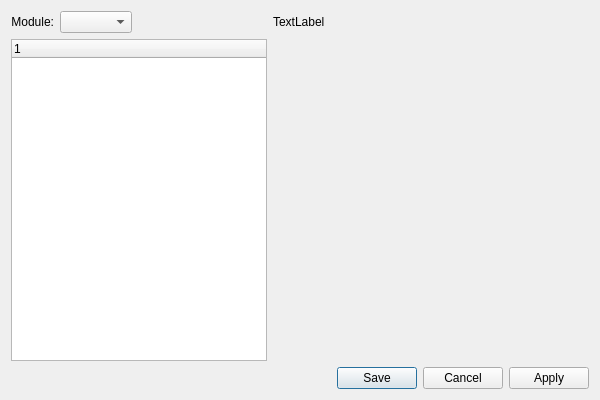
<?xml version="1.0" encoding="UTF-8"?>
<ui version="4.0">
 <class>setup</class>
 <widget class="QDialog" name="setup">
  <property name="geometry">
   <rect>
    <x>0</x>
    <y>0</y>
    <width>600</width>
    <height>400</height>
   </rect>
  </property>
  <property name="windowTitle">
   <string>Setup</string>
  </property>
  <layout class="QGridLayout" name="gridLayout_2">
   <item row="0" column="0">
    <layout class="QGridLayout" name="gridLayout">
     <item row="0" column="0">
      <layout class="QHBoxLayout" name="horizontalLayout">
       <item>
        <widget class="QLabel" name="_modulesLit">
         <property name="text">
          <string>Module:</string>
         </property>
         <property name="alignment">
          <set>Qt::AlignRight|Qt::AlignTrailing|Qt::AlignVCenter</set>
         </property>
        </widget>
       </item>
       <item>
        <widget class="QComboBox" name="_modules"/>
       </item>
       <item>
        <spacer name="horizontalSpacer">
         <property name="orientation">
          <enum>Qt::Horizontal</enum>
         </property>
         <property name="sizeHint" stdset="0">
          <size>
           <width>0</width>
           <height>20</height>
          </size>
         </property>
        </spacer>
       </item>
      </layout>
     </item>
     <item row="1" column="0">
      <widget class="XTreeWidget" name="_tree">
       <property name="sizePolicy">
        <sizepolicy hsizetype="Preferred" vsizetype="Expanding">
         <horstretch>0</horstretch>
         <verstretch>0</verstretch>
        </sizepolicy>
       </property>
       <property name="alternatingRowColors">
        <bool>false</bool>
       </property>
      </widget>
     </item>
     <item row="0" column="1">
      <widget class="QLabel" name="_stackLit">
       <property name="text">
        <string>TextLabel</string>
       </property>
      </widget>
     </item>
     <item row="1" column="1">
      <widget class="QStackedWidget" name="_stack">
       <property name="sizePolicy">
        <sizepolicy hsizetype="Preferred" vsizetype="Preferred">
         <horstretch>1</horstretch>
         <verstretch>0</verstretch>
        </sizepolicy>
       </property>
       <widget class="QWidget" name="page"/>
       <widget class="QWidget" name="page_2"/>
      </widget>
     </item>
    </layout>
   </item>
   <item row="1" column="0">
    <widget class="QDialogButtonBox" name="_buttonBox">
     <property name="orientation">
      <enum>Qt::Horizontal</enum>
     </property>
     <property name="standardButtons">
      <set>QDialogButtonBox::Apply|QDialogButtonBox::Cancel|QDialogButtonBox::Save</set>
     </property>
    </widget>
   </item>
  </layout>
 </widget>
 <customwidgets>
  <customwidget>
   <class>XTreeWidget</class>
   <extends>QTreeWidget</extends>
   <header>xtreewidget.h</header>
   <container>1</container>
  </customwidget>
 </customwidgets>
 <resources/>
 <connections>
  <connection>
   <sender>_buttonBox</sender>
   <signal>rejected()</signal>
   <receiver>setup</receiver>
   <slot>reject()</slot>
   <hints>
    <hint type="sourcelabel">
     <x>316</x>
     <y>260</y>
    </hint>
    <hint type="destinationlabel">
     <x>286</x>
     <y>274</y>
    </hint>
   </hints>
  </connection>
 </connections>
</ui>
